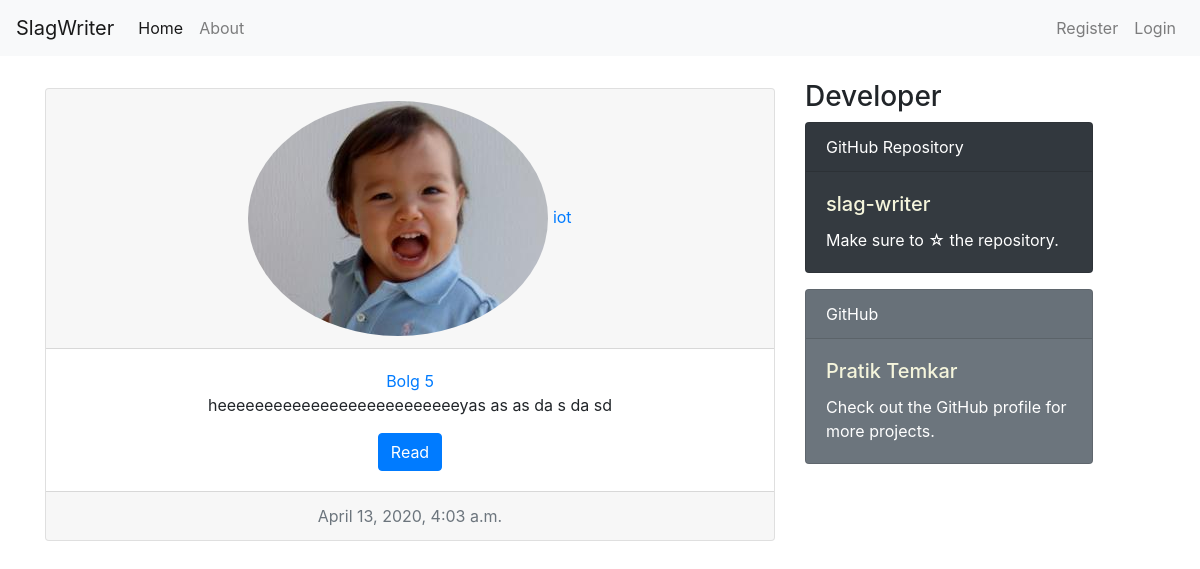
/, run on an earlier commit of the app's database.
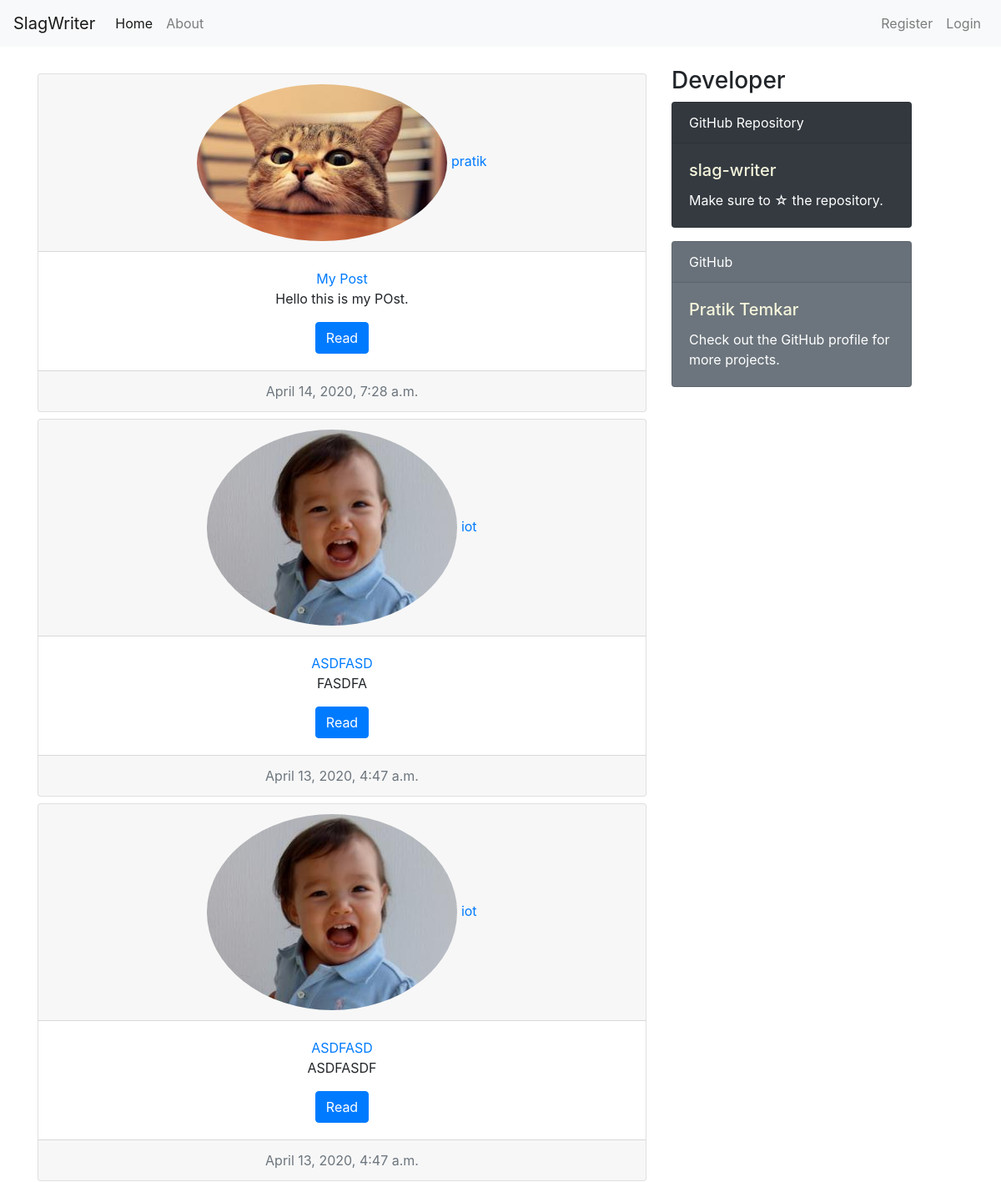
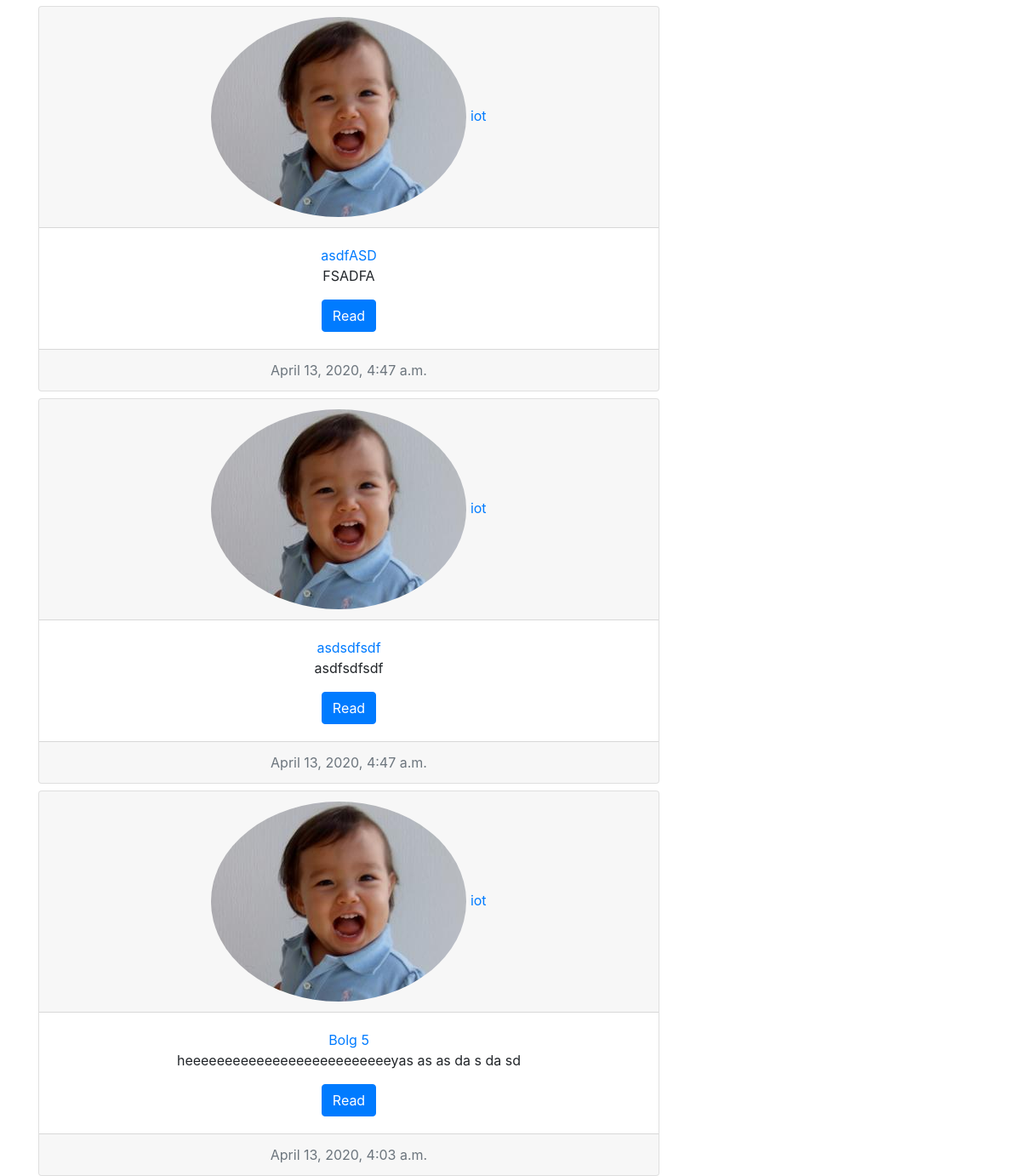
And on a later commit of the database (2 pictures, top to bottom).
### blog/models.py (models this page shows, shortened)
class Post(models.Model):
    title = models.CharField(max_length = 100)
    content = models.TextField()
    date_posted = models.DateTimeField(default = timezone.now)
    author = models.ForeignKey(User, on_delete = models.CASCADE)

### users/models.py (models this page shows, shortened)
class Profile(models.Model):
    user = models.OneToOneField(User, on_delete = models.CASCADE)
    image = models.ImageField(default='default.jpg', upload_to='profile_pics')

### blog/views.py (the view)
# urls.py: path('', PostListView.as_view(), name='blog-home'),
class PostListView(ListView):
    model = Post
    template_name = 'blog/home.html'
    context_object_name = 'posts'
    ordering = ['-date_posted']

### blog/templates/blog/home.html
{% extends 'blog/base.html' %}
{% block content %}
    {% for post in posts %}
        <div class="card text-center mt-2">
            <div class="card-header">
                <img src="{{ post.author.profile.image.url }}" alt="" class="rounded-circle">
                <a href="{% url  'user-posts' post.author.username%}">{{ post.author }}</a>
            </div>
            <div class="card-body">
            <a href="{% url 'post-detail' post.id %}" class="card-title">{{post.title}}</a>
            <p class="card-text">{{post.content}}</p>
            <a href="#" class="btn btn-primary">Read</a>
            </div>
            <div class="card-footer text-muted">
            {{post.date_posted}}
            </div>
        </div>
    {% endfor %}
{% endblock %}

### blog/templates/blog/base.html (shortened to what this page needs)
{% load static %}
<html>
    <head>
        <link rel="stylesheet" href="https://stackpath.bootstrapcdn.com/bootstrap/4.4.1/css/bootstrap.min.css">
        <link rel="stylesheet" type="text/css" href="{% static 'blog/css/style.css' %}">
    </head>
    <body>
        <nav class="navbar navbar-expand-lg navbar-light bg-light">
            <a class="navbar-brand" href="{% url 'blog-home' %}">SlagWriter</a>
            <div class="collapse navbar-collapse" id="navbarSupportedContent">
                <ul class="navbar-nav mr-auto">
                <li class="nav-item{% if title == NULL %} active{% endif %}">
                    <a class="nav-link" href="{% url 'blog-home' %}">Home{% if title == NULL %} <span class="sr-only">(current)</span>{% endif %}</a>
                </li>
                <li class="nav-item{% if title == 'About' %} active{% endif %}">
                    <a class="nav-link" href="{% url 'blog-about' %}">About{% if title == 'About' %} <span class="sr-only">(current)</span>{% endif %}</a>
                </li>
                </ul>
                <ul class="navbar-nav mr-left">
                  {% if user.is_authenticated %}
                  <li class="nav-item">
                    <a class="nav-link" href="{% url 'post-create' %}">New Post</a>
                  </li>
                  <li class="nav-item">
                    <a class="nav-link" href="{% url 'users-profile' %}">{{ user.username }}</a>
                  </li>
                    <li class="nav-item">
                      <a class="nav-link" href="{% url 'users-logout' %}">Logout</a>
                    </li>
                  {% else %}
                    <li class="nav-item{% if title == 'Register' %} active{% endif %}">
                        <a class="nav-link" href="{% url 'users-register' %}">Register{% if title == "Register" %} <span class="sr-only">(current)</span>{% endif %}</a>
                    </li>
                    <li class="nav-item{% if title == 'Login' %} active{% endif %}">
                        <a class="nav-link" href="{% url 'users-login' %}">Login{% if title == 'Login' %} <span class="sr-only">(current)</span>{% endif %}</a>
                    </li>
                  {% endif %}
                </ul>
            </div>
        </nav>
        <div class="container mt-4">
            <div class="row">
                <div class="col-8">
                    {% block content %}
                    {% endblock %}
                </div>
                <div class="col-4"><h3>Developer</h3>
                    <div class="card text-white bg-dark mb-3" style="max-width: 18rem;">
                        <div class="card-header">GitHub Repository</div>
                        <div class="card-body">
                          <h5 class="card-title"><a style="color: beige;" href="https://github.com/pratikstemkar/slag-writer">slag-writer</a></h5>
                          <p class="card-text">Make sure to &star; the repository.<br></p>
                        </div>
                      </div>
                      <div class="card text-white bg-secondary mb-3" style="max-width: 18rem;">
                        <div class="card-header">GitHub</div>
                        <div class="card-body">
                          <h5 class="card-title"><a style="color: beige" href="https://github.com/pratikstemkar/">Pratik Temkar</a></h5>
                          <p class="card-text">Check out the GitHub profile for more projects.</p>
                        </div>
                      </div>
                </div>
            </div>
        </div>
    </body>
</html>

What changed in the data, as far as the page shows it:
added Post: author.profile.image (picture), author "pratik", title "My Post", content "Hello this is my POst.", date_posted "April 14, 2020, 7:28 a.m."
added Post: author.profile.image (picture), author "iot", title "ASDFASD", content "FASDFA", date_posted "April 13, 2020, 4:47 a.m."
added Post: author.profile.image (picture), author "iot", title "ASDFASD", content "ASDFASDF", date_posted "April 13, 2020, 4:47 a.m."
added Post: author.profile.image (picture), author "iot", title "asdfASD", content "FSADFA", date_posted "April 13, 2020, 4:47 a.m."
added Post: author.profile.image (picture), author "iot", title "asdsdfsdf", content "asdfsdfsdf", date_posted "April 13, 2020, 4:47 a.m."
